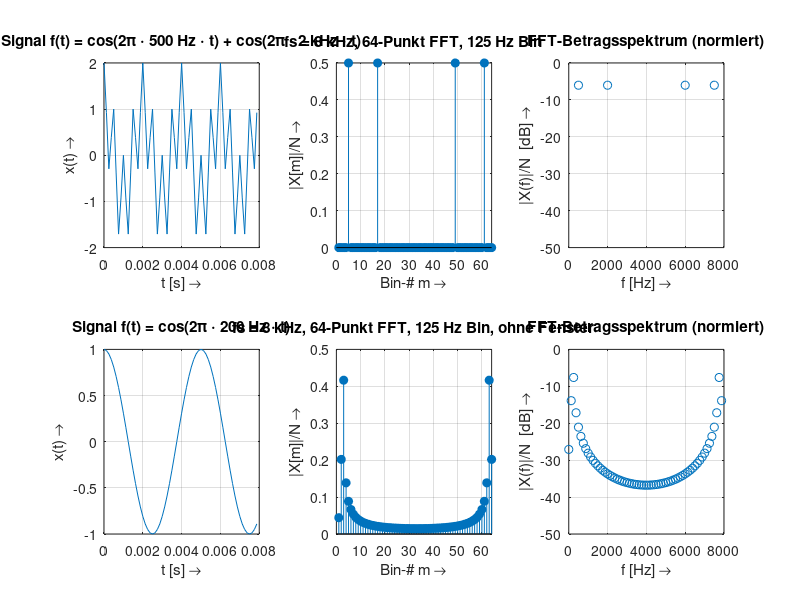

MATLAB code to generate this figure:
% BAIT17 - Audio Signal Processing Toolbox for Android
% author: georgrem, stockan1
% version: May 2017
% 

format compact; format short; clear; close all; clc;

fs = 8000;              % Sampling frequency
Ts = 1/fs;
f0 = 200;               % Fundamental frequency
f1 = 500;
f2 = 2000;
N = 64;                 % FFT length
dt = (0:N-1) * Ts;


x = cos(2*pi*f1*dt) + cos(2*pi*f2*dt);
X = fft(x);
XdB = 20*log10(abs(X/N));
c = X/N;
f = (0:N-1)*(fs/N);

figure(1);
subplot(2,3,1), plot(dt,x), grid;
title('Signal f(t) = cos(2\pi \cdot 500 Hz \cdot t) + cos(2\pi \cdot 2 kHz \cdot t)');
xlabel('t [s] \rightarrow');
ylabel('x(t) \rightarrow');

subplot(2,3,2), stem(abs(c), 'filled'), grid;
title('fs = 8 kHz, 64-Punkt FFT, 125 Hz Bin');
xlabel('Bin-# m \rightarrow');
ylabel('|X[m]|/N \rightarrow');
xlim([0 N]);

subplot(2,3,3), plot(f, XdB, 'o'), grid;
title('FFT-Betragsspektrum (normiert)');
xlabel('f [Hz] \rightarrow');
ylabel('|X(f)|/N  [dB] \rightarrow');
axis([0 fs -100 0]);
ylim([-50 0]);


x = cos(2*pi*f0*dt);
X = fft(x);
XdB = 20*log10(abs(X/N));
c = X/N;
f = (0:N-1)*(fs/N);

subplot(2,3,4), plot(dt,x), grid;
title('Signal f(t) = cos(2\pi \cdot 200 Hz \cdot t)');
xlabel('t [s] \rightarrow');
ylabel('x(t) \rightarrow');

subplot(2,3,5), stem(abs(c), 'filled'), grid;
title('fs = 8 kHz, 64-Punkt FFT, 125 Hz Bin, ohne Fenster');
xlabel('Bin-# m \rightarrow');
ylabel('|X[m]|/N \rightarrow');
xlim([0 N]);

subplot(2,3,6), plot(f,XdB, 'o'), grid;
title('FFT-Betragsspektrum (normiert)');
xlabel('f [Hz] \rightarrow');
ylabel('|X(f)|/N  [dB] \rightarrow');
axis([0 fs -100 0]);
ylim([-50 0]);
